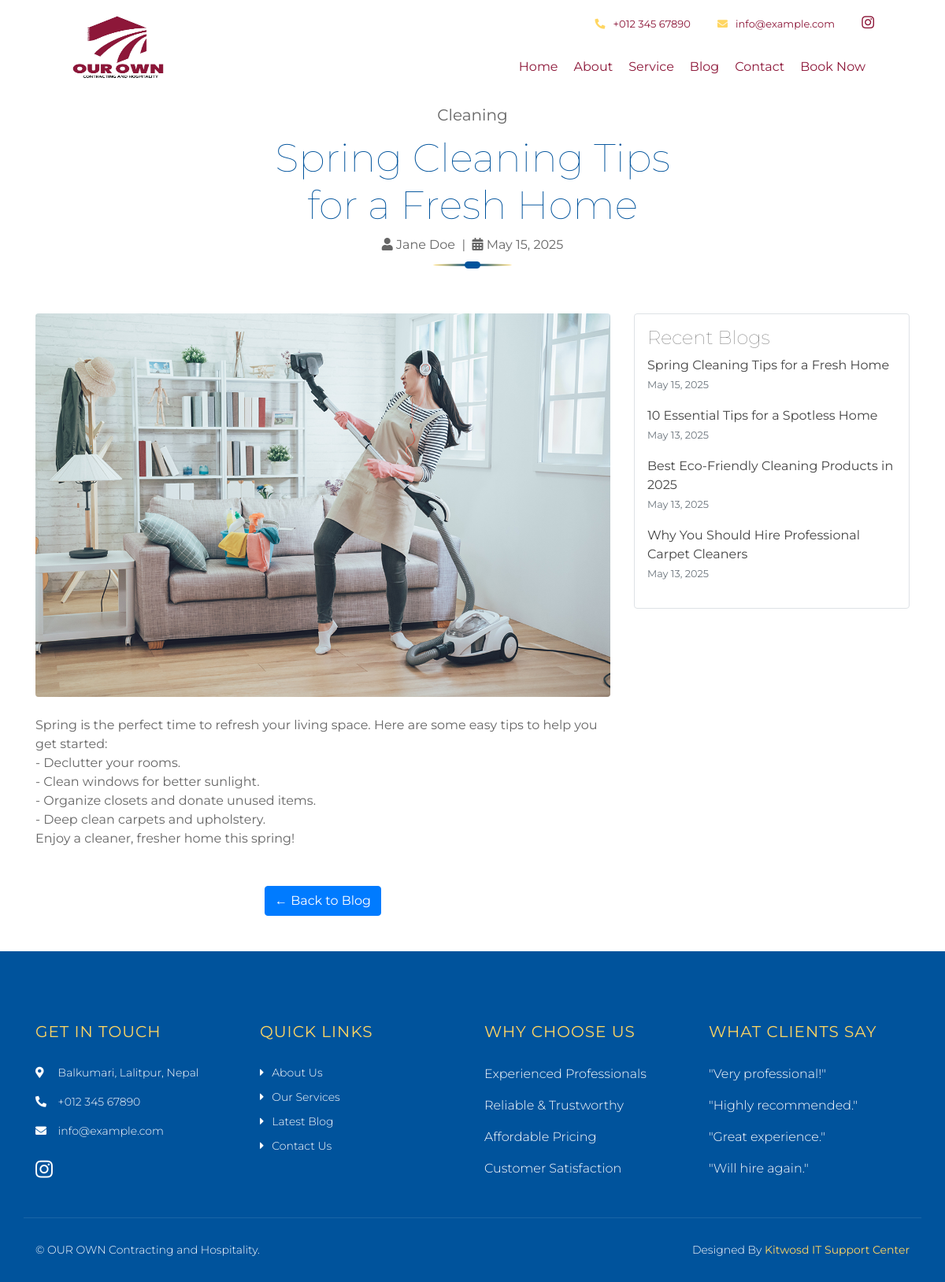
Page /blog/spring-cleaning-tips-for-a-fresh-home/ on the committed database.
### core/models.py (models this page shows, shortened)
class OrganizationInfo(models.Model):
    name = models.CharField(max_length=255, default="Our Company")
    logo = models.ImageField(upload_to='organization_logos/', null=True, blank=True)
    address = models.TextField()
    phone1 = models.CharField("Phone 1", max_length=20)
    phone2 = models.CharField("Phone 2", max_length=20, blank=True, null=True)
    email1 = models.EmailField("Email 1")
    email2 = models.EmailField("Email 2", blank=True, null=True)
    facebook = models.URLField(blank=True, null=True)
    twitter = models.URLField(blank=True, null=True)
    instagram = models.URLField(blank=True, null=True)
    linkedin = models.URLField(blank=True, null=True)

class BlogPost(models.Model):
    title = models.CharField(max_length=255)
    category = models.CharField(max_length=100, blank=True)
    author = models.CharField(max_length=100, blank=True)
    slug = models.SlugField(unique=True)
    content = models.TextField()
    image = models.ImageField(upload_to='blog/')
    publish_date = models.DateField(auto_now_add=True)

### core/views.py (the view)
# urls.py: path('blog/<slug:slug>/', views.blog_detail, name='blog_detail'),
def blog_detail(request, slug):
    blog = get_object_or_404(BlogPost, slug=slug)
    recent_blogs = BlogPost.objects.order_by('-publish_date')[:5]
    return render(request, 'core/blog_detail.html', {
        'blog': blog,
        'recent_blogs': recent_blogs,
    })

### core/context_processors.py (called while the page is built)
def organization_info(request):
    org = OrganizationInfo.objects.first()
    return {
        'org': org
    }

### core/templates/core/blog_detail.html
{% extends 'base.html' %}
{% block content %}
<div class="blog-detail">
    <div class="container">
        <div class="section-header text-center">
            <p>{{ blog.category }}</p>
            <h2>{{ blog.title }}</h2>
            <div class="meta">
                <i class="fa fa-user"></i> {{ blog.author }} &nbsp;|&nbsp;
                <i class="fa fa-calendar-alt"></i> {{ blog.publish_date|date:"F j, Y" }}
            </div>
        </div>
        <div class="row mt-4">
            <div class="col-lg-8">
                <div class="blog-img text-center mb-4">
                    <img src="{{ blog.image.url }}" alt="{{ blog.title }}" class="img-fluid rounded" style="width: 100%; height: auto; max-height: 500px; object-fit: cover;">
                </div>
                <div class="blog-content">
                    <p>{{ blog.content|linebreaks }}</p>
                </div>
                <div class="back-btn text-center mt-5">
                    <a href="{% url 'blog' %}" class="btn btn-primary">← Back to Blog</a>
                </div>
            </div>
            <div class="col-lg-4">
                <div class="recent-blogs p-3 border rounded">
                    <h4>Recent Blogs</h4>
                    <ul class="list-unstyled">
                        {% for recent_blog in recent_blogs %}
                        <li class="mb-3">
                            <a href="{% url 'blog_detail' recent_blog.slug %}" class="text-decoration-none">
                                {{ recent_blog.title }}
                            </a>
                            <br>
                            <small class="text-muted">{{ recent_blog.publish_date|date:"M j, Y" }}</small>
                        </li>
                        {% empty %}
                        <li>No recent blogs found.</li>
                        {% endfor %}
                    </ul>
                </div>
            </div>
        </div>
    </div>
</div>
{% endblock %}

### core/templates/base.html (shortened to what this page needs)
{% load static %}
<!DOCTYPE html>
<html lang="en">
<head>
    <link href="https://cdn.jsdelivr.net/npm/bootstrap@5.3.2/dist/css/bootstrap.min.css" rel="stylesheet">
    <link href="https://cdn.jsdelivr.net/npm/bootstrap-icons@1.10.5/font/bootstrap-icons.css" rel="stylesheet">
    <link href="https://stackpath.bootstrapcdn.com/bootstrap/4.4.1/css/bootstrap.min.css" rel="stylesheet">
    <link href="https://cdnjs.cloudflare.com/ajax/libs/font-awesome/5.10.0/css/all.min.css" rel="stylesheet">
    <link href="{% static 'lib/owlcarousel/assets/owl.carousel.min.css' %}" rel="stylesheet">
    <link href="{% static 'lib/lightbox/css/lightbox.min.css' %}" rel="stylesheet">
    <link href="{% static 'css/style.css' %}" rel="stylesheet">
</head>
<body>
    <div class="wrapper">
        <div class="header w-100">
            <div class="container-fluid">
                <div class="header-top row align-items-center">
                    <div class="col-lg-3">
                        <div class="brand">
                            <a href="{% url 'home' %}">
                                <img src="{% if org and org.logo %}{{ org.logo.url }}{% else %}{% static 'img/logo.jpg' %}{% endif %}" alt="{{ org.name|default:'OUR OWN Contracting and Hospitality' }}" class="img-fluid">
                            </a>
                        </div>
                    </div>
                    <div class="col-lg-9">
                        <div class="topbar">
                            <div class="topbar-col">
                                {% if org and org.phone1 %}
                                    <a href="tel:{{ org.phone1 }}"><i class="fa fa-phone-alt"></i>{{ org.phone1 }}</a>
                                {% else %}
                                    <a href="tel:+01234567890"><i class="fa fa-phone-alt"></i>+012 345 67890</a>
                                {% endif %}
                            </div>
                            <div class="topbar-col">
                                {% if org and org.email1 %}
                                    <a href="mailto:{{ org.email1 }}"><i class="fa fa-envelope"></i>{{ org.email1 }}</a>
                                {% else %}
                                    <a href="mailto:info@example.com"><i class="fa fa-envelope"></i>info@example.com</a>
                                {% endif %}
                            </div>
                            <div class="topbar-col">
                                <div class="topbar-social">
                                    {% if org and org.instagram %}
                                        <a href="{{ org.instagram }}"><i class="fab fa-instagram"></i></a>
                                    {% endif %}
                                </div>
                            </div>
                        </div>
                        <div class="navbar navbar-expand-lg bg-light navbar-light">
                            <div class="collapse navbar-collapse justify-content-between" id="navbarCollapse">
                                <div class="navbar-nav ml-auto">
                                    <a href="{% url 'home' %}" class="nav-item nav-link">Home</a>
                                    <a href="{% url 'about' %}" class="nav-item nav-link">About</a>
                                    <a href="{% url 'services' %}" class="nav-item nav-link">Service</a>
                                    <a href="{% url 'blog' %}" class="nav-item nav-link">Blog</a>
                                    <a href="{% url 'contact' %}" class="nav-item nav-link">Contact</a>
                                    <a href="{% url 'book_now' %}" class="nav-item nav-link">Book Now</a>
                                </div>
                            </div>
                        </div>
                    </div>
                </div>
            </div>
        </div>
        {% block content %}{% endblock %}
        <div class="footer">
            <div class="container">
                <div class="row">
                    <div class="col-md-6 col-lg-3">
                        <div class="footer-contact">
                            <h2>Get In Touch</h2>
                            <p><i class="fa fa-map-marker-alt"></i> {{ org.address|default:"123 Street, New York, USA" }}</p>
                            <p><i class="fa fa-phone-alt"></i> {{ org.phone1|default:"+012 345 67890" }}</p>
                            <p><i class="fa fa-envelope"></i> {{ org.email1|default:"info@example.com" }}</p>
                            <div class="footer-social">
                                {% if org and org.instagram %}
                                    <a href="{{ org.instagram }}"><i class="fab fa-instagram"></i></a>
                                {% endif %}
                            </div>
                        </div>
                    </div>
                    <div class="col-md-6 col-lg-3">
                        <div class="footer-link">
                            <h2>Quick Links</h2>
                            <a href="{% url 'about' %}">About Us</a>
                            <a href="{% url 'services' %}">Our Services</a>
                            <a href="{% url 'blog' %}">Latest Blog</a>
                            <a href="{% url 'contact' %}">Contact Us</a>
                        </div>
                    </div>
                    <div class="col-md-6 col-lg-3">
                        <div class="footer-link">
                            <h2>Why Choose Us</h2>
                            <p>Experienced Professionals</p>
                            <p>Reliable &amp; Trustworthy</p>
                            <p>Affordable Pricing</p>
                            <p>Customer Satisfaction</p>
                        </div>
                    </div>
                    <div class="col-md-6 col-lg-3">
                        <div class="footer-link">
                            <h2>What Clients Say</h2>
                            <p>"Very professional!"</p>
                            <p>"Highly recommended."</p>
                            <p>"Great experience."</p>
                            <p>"Will hire again."</p>
                        </div>
                    </div>
                </div>
            </div>
            <div class="container copyright">
                <div class="row">
                    <div class="col-md-6">
                        <p>&copy; {{ org.name|default:"OUR OWN Contracting and Hospitality" }}.</p>
                    </div>
                    <div class="col-md-6">
                        <p>Designed By <a href="https://www.kitwosd.com/">Kitwosd IT Support Center</a></p>
                    </div>
                </div>
            </div>
        </div>
    </div>
</body>
</html>

### core/static/css/style.css (style rules this page uses)
body { color: #666666; background: #ffffff; font-family: 'Montserrat', sans-serif; font-weight: 400; }
h1, h2, h3, h4, h5, h6 { font-weight: 100; }
a { color: #454545; transition: .3s; }
.wrapper { width: 100%; margin: 0; background: #ffffff; }
.header { position: relative; width: 100%; padding: 15px 0 0 0; background: #ffffff; }
@media (min-width: 992px) { .header .row { padding: 0 60px; } }
.header .header-top { padding-bottom: 15px; border-bottom: 1px solid rgba(255, 255, 255, .1); }
.header .brand { position: relative; }
.header .brand a { color: #ffffff; font-size: 60px; font-weight: 100; }
.header .brand img { width: 100%; max-width: 150px; height: 100%; max-height: 100px; }
.header .topbar { position: relative; text-align: right; }
.header .topbar .topbar-col { display: inline-block; padding: 0 15px; margin-bottom: 15px; }
.header .topbar-col a { color: #8d1739; font-size: 13px; }
.header .topbar-col a i { margin-right: 10px; color: #FFD662; }
.header .topbar-social { position: relative; }
.header .topbar-social a { display: inline-block; }
.header .topbar-social a i { margin-right: 10px; font-size: 18px; color: #8d1739; }
.header .topbar-social a:last-child i { margin: 0; }
@media (min-width: 992px) { .header .navbar { background: transparent !important; } }
@media (min-width: 992px) { .header .navbar-light a.nav-link, .header .navbar-light .show > .nav-link { position: relative; padding: 8px 10px; color: #8d1739; font-size: 16px; z-index: 1; } }
.section-header { position: relative; width: 100%; max-width: 550px; text-align: center; margin: 0 auto; margin-bottom: 60px; padding-bottom: 15px; }
.section-header::before { position: absolute; content: ""; width: 100px; height: 3px; left: calc(50% - 50px); bottom: 0; background: linear-gradient(to left, #FFD662, #00539C, #FFD662); border-radius: 100%; }
.section-header::after { position: absolute; content: ""; width: 20px; height: 9px; left: calc(50% - 10px); bottom: -3px; background: #00539C; border-radius: 5px; }
.section-header p { margin-bottom: 10px; font-size: 20px; }
.section-header h2 { color: #00539C; font-size: 50px; font-weight: 100; }
.footer { position: relative; margin-top: 45px; padding-top: 90px; background: #00539C; color: #ffffff; font-weight: 300; }
.footer .footer-contact, .footer .footer-link, .footer .footer-form { position: relative; margin-bottom: 45px; }
.footer .footer-contact h2, .footer .footer-link h2, .footer .footer-form h2 { position: relative; margin-bottom: 30px; font-size: 20px; font-weight: 400; color: #FFD662; text-transform: uppercase; letter-spacing: 1px; }
.footer .footer-contact p { font-size: 14px; }
.footer .footer-contact p i { width: 25px; }
.footer .footer-social { position: relative; margin-top: 25px; }
.footer .footer-social a { display: inline-block; }
.footer .footer-social a i { margin-right: 15px; font-size: 25px; color: #ffffff; }
.footer .footer-social a:last-child i { margin: 0; }
.footer .footer-link a { display: block; margin-bottom: 10px; font-size: 14px; color: #ffffff; }
.footer .footer-link a::before { position: relative; content: "\f0da"; font-family: "Font Awesome 5 Free"; font-weight: 900; margin-right: 10px; }
.footer .copyright { padding: 30px 15px; border-top: 1px solid rgba(255, 255, 255, .1); }
.footer .copyright p { margin: 0; font-size: 14px; }
.footer .copyright .col-md-6:last-child p { text-align: right; }
.footer .copyright p a { color: #FFD662; font-weight: 400; }

### rows in the picture
OrganizationInfo: logo (picture), phone1 "+012 345 67890", email1 "info@example.com", address "Balkumari, Lalitpur, Nepal", name "OUR OWN Contracting and Hospitality"
BlogPost: category "Cleaning", title "Spring Cleaning Tips for a Fresh Home", author "Jane Doe", publish_date "May 15, 2025", image (picture), content "Spring is the perfect time to refresh your living space. Here are some easy tips to help you get started: - Declutter your rooms. - Clean windows for better sunlight. - Organize closets and donate unused items. - Deep clean carpets and upholstery. Enjoy a cleaner, fresher home this spring!"
BlogPost: title "10 Essential Tips for a Spotless Home", publish_date "May 13, 2025"
BlogPost: title "Best Eco-Friendly Cleaning Products in 2025", publish_date "May 13, 2025"
BlogPost: title "Why You Should Hire Professional Carpet Cleaners", publish_date "May 13, 2025"
